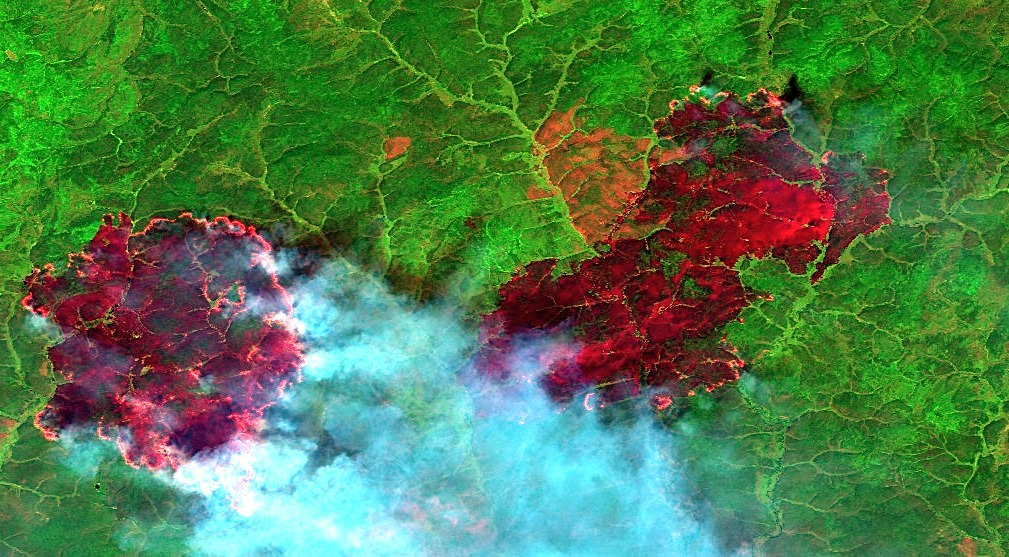
#> input picture samples/ic_imgs/1.jpg, 1009 x 557 px; its folder holds only this picture in this run
$ python show_imgs.py
#> lines starting #> are read from the running program, lines starting #| are printed output that depends on the picture; after the words box and inside, x2 and y2 are one past the last pixel; in counts of white or black regions, pixels touching at a corner belong together
### utils.py
import cv2
import numpy as np
import sys
from os import listdir
from os.path import isfile, join


# TODO
def get_files_list(file_path):
#> further down, frame is the input picture: shape (557, 1009, 3); mean B, G, R 74.7, 123.3, 78.4
    files = [join(file_path, f) for f in listdir(file_path) if isfile(join(file_path, f))]
    return files

def _find_by_color(img: np.uint8, low: tuple, high: tuple) -> (np.uint8, tuple):
    """
    _find_by_color возвращает маску и контуры объекта определенного цвета
    Находит объекты по промежуткам в пространстве HSV

    Возвращает:
    ____________
        img_mask: np.uint8 - двумерный массив маски изображения
        cont: tuple of arrays - возвращает кортеж контуров, найденных по цвету на изображении

    Атрибуты:
    _________
    img: np.uint8 -  массив изображения (цветовое пространство BGR)

    low: tuple - минимальное значение порога;  кортеж из 3-х значений, каждое значение в промежутке 0-255

    high: tuple - максимальное значение порога; кортеж из 3-х значений, каждое значение в промежутке 0-255
                        каждое значение кортежа high должно быть больше соответствующего ему по индеску кортежа low
                        high[0] > low[0], high[1] > low[1], high[2] > low[2]


    """
#> called with low = (0, 70, 70), high = (30, 255, 255)
    img_blur = cv2.blur(img, (10, 10))
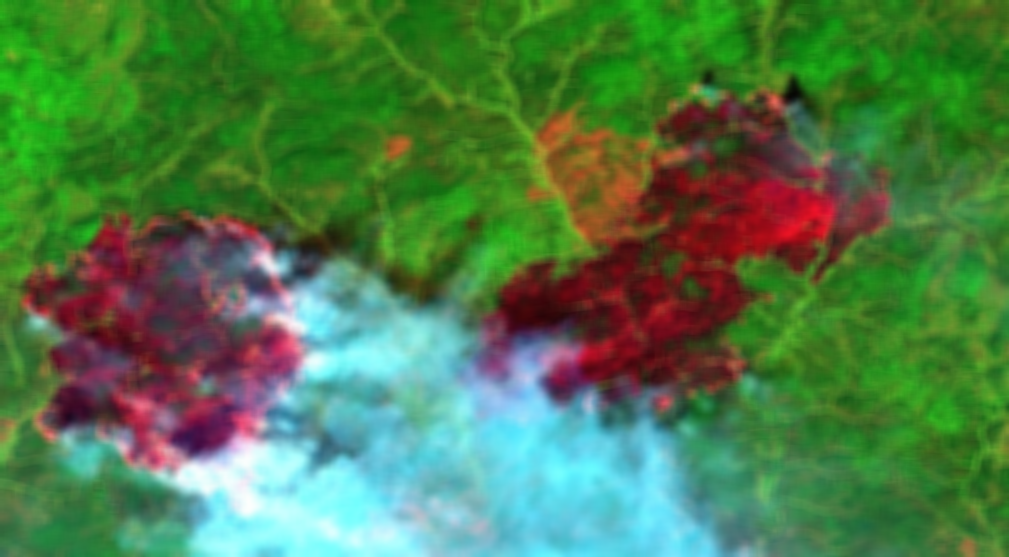
#> img_blur: shape (557, 1009, 3); mean B, G, R 74.6, 123.2, 78.3

    img_hsv = cv2.cvtColor(img_blur, cv2.COLOR_BGR2HSV )
#> img_hsv: shape (557, 1009, 3); mean H, S, V 72.8, 163.5, 138.5

    img_mask = cv2.inRange(img_hsv, low, high)
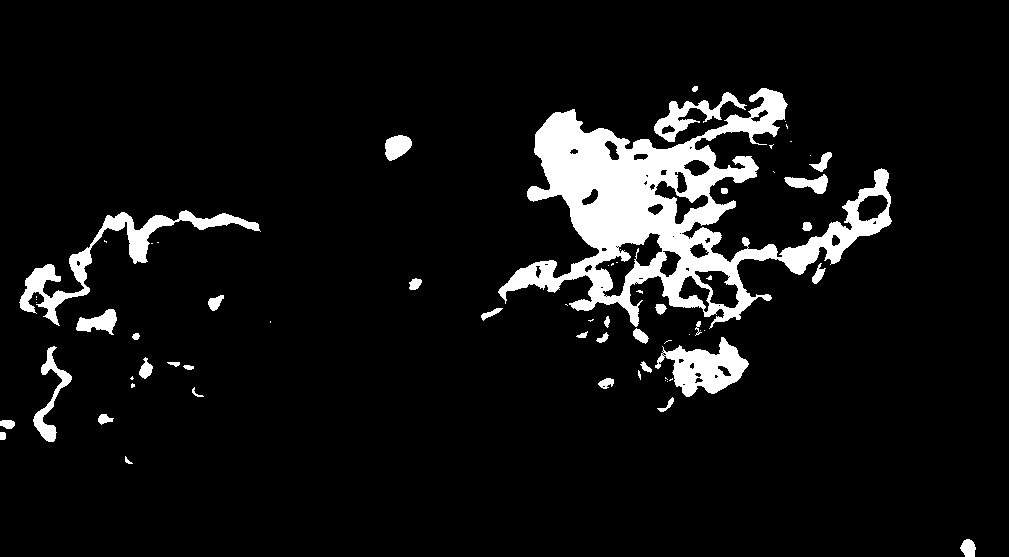
#> img_mask: shape (557, 1009); 7.6% white; 67 white regions (32 under 20 px)

    cont, h = cv2.findContours( img_mask, cv2.RETR_TREE,
                                                  cv2.CHAIN_APPROX_SIMPLE )
#> cont = 122 contours, 61 with area under 20; largest, box (x1, y1, x2, y2) and area: (498, 88, 892, 329) 34154, (19, 210, 261, 326) 3677, (655, 337, 749, 397) 2796, (594, 232, 663, 298) 1587, (654, 92, 747, 142) 1186; h = 122 rows, first 6: [1, -1, -1, -1], [2, 0, -1, -1], [3, 1, -1, -1], [4, 2, -1, -1], [5, 3, -1, -1], [6, 4, -1, -1]
    return img_mask, cont

def get_center_of_ignition(img: np.uint8) -> (np.uint8, tuple):
    return _find_by_color(img, (0,70, 70),
                                                 (50, 255, 255) )

def get_center_of_ignition_ic(img: np.uint8) -> (np.uint8, tuple):
    return _find_by_color(img, (0,70, 70),
                                                (30, 255, 255) )

def  get_smoke():
    pass

### show_imgs.py
"""
    Скрипт определения лесных пожаров на видео потоке по цвету

    Для завершения работы нажать ESC или закрыть этот терминал
    КРЕСТИК В ОКНЕ С ВИДЕО НЕ РАБОТАЕТ! ЭТО НОРМА

    Для отображения/сокрытия слоя найденных объектов нажать ПРОБЕЛ


██ ▇▇ ▆ ▅ ▄ ▃ ▂ ▁▁▁ ▂ ▃ ▄ ▅ ▆ ▇▇ █▉
▉                                 ▉
▉         made by i-sergh         ▉
▉                                 ▉
▉ https://www.github.com/i-sergh/ ▉
▍     ▐             ▐             ▐
     ▏       ▐         ▐    ▐
▏          ▏      ▏      ▏    ▏  ▏
   ▏   ▏        ▏   ▏

"""

import cv2
import numpy as np
import sys
from os import system

from utils import  get_center_of_ignition_ic,  get_files_list

print(sys.path)

system('color a')
system('cls')
print(__doc__)

PATH = 'samples/ic_imgs/'

imgs_list  = get_files_list(PATH)
print(imgs_list)
if imgs_list == []:
    print('err: images reading error!\nno images in the path ' +  sys.path[0] + '\\' + '\\'.join(PATH.split('/')), file=sys.stderr)

IMG_COUNTER = 0

frame = cv2.imread( imgs_list[IMG_COUNTER] )
print(imgs_list[IMG_COUNTER] + ' is opened')
SHOW_FIRE_LAYER = True


#frame = np.zeros((100, 100, 3), dtype = np.uint8())

while True:

    ERR_COUNTER = 0

    mask, cont = get_center_of_ignition_ic(frame)

    if SHOW_FIRE_LAYER:
        frame[mask==255] = (0,255,255)
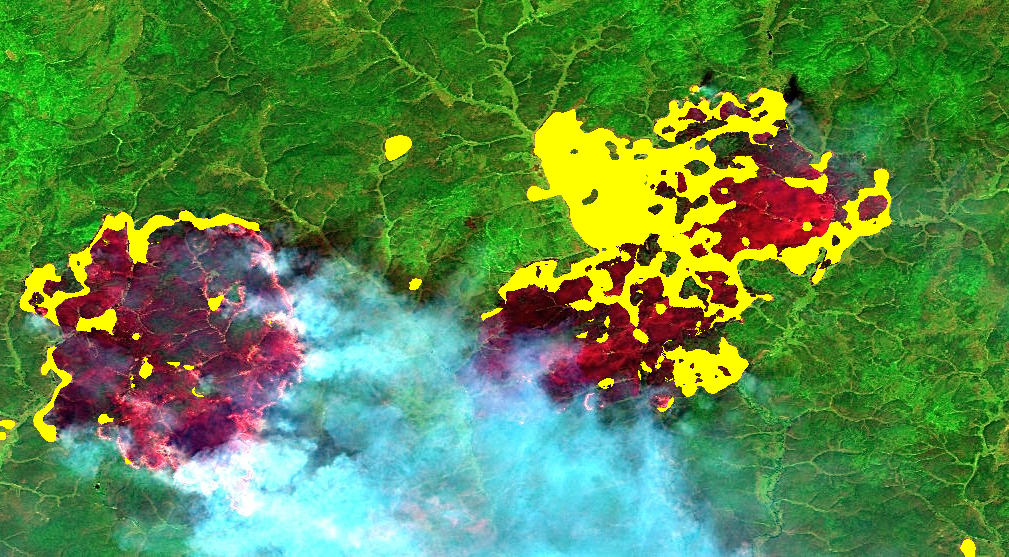
#> frame: shape (557, 1009, 3); 7.6% of pixels changed, all inside (x1, y1, x2, y2) = (0, 86, 976, 557)

    cv2.imshow('forest fire', frame)
    #cv2.imshow('forest fire mask', mask)

    key = cv2.waitKey(1)
#> (key e is pressed here)

    if key == 27:
        break
    if key == 32:
        SHOW_FIRE_LAYER = not SHOW_FIRE_LAYER
        frame = cv2.imread( imgs_list[IMG_COUNTER] )
        print(imgs_list[IMG_COUNTER] + ' is opened')
    if key == ord('e'):
        IMG_COUNTER += 1
        if IMG_COUNTER == len(imgs_list):
            IMG_COUNTER = 0
        frame = cv2.imread( imgs_list[IMG_COUNTER] )
        print(imgs_list[IMG_COUNTER] + ' is opened')
    if key == ord('q'):
        IMG_COUNTER -= 1
        if IMG_COUNTER < 0:
            IMG_COUNTER = len(imgs_list) - 1
        print(IMG_COUNTER)
        frame = cv2.imread( imgs_list[IMG_COUNTER] )
        print(imgs_list[IMG_COUNTER] + ' is opened')

cv2.destroyAllWindows()

$ run again, on samples/ic_imgs/2.jpg
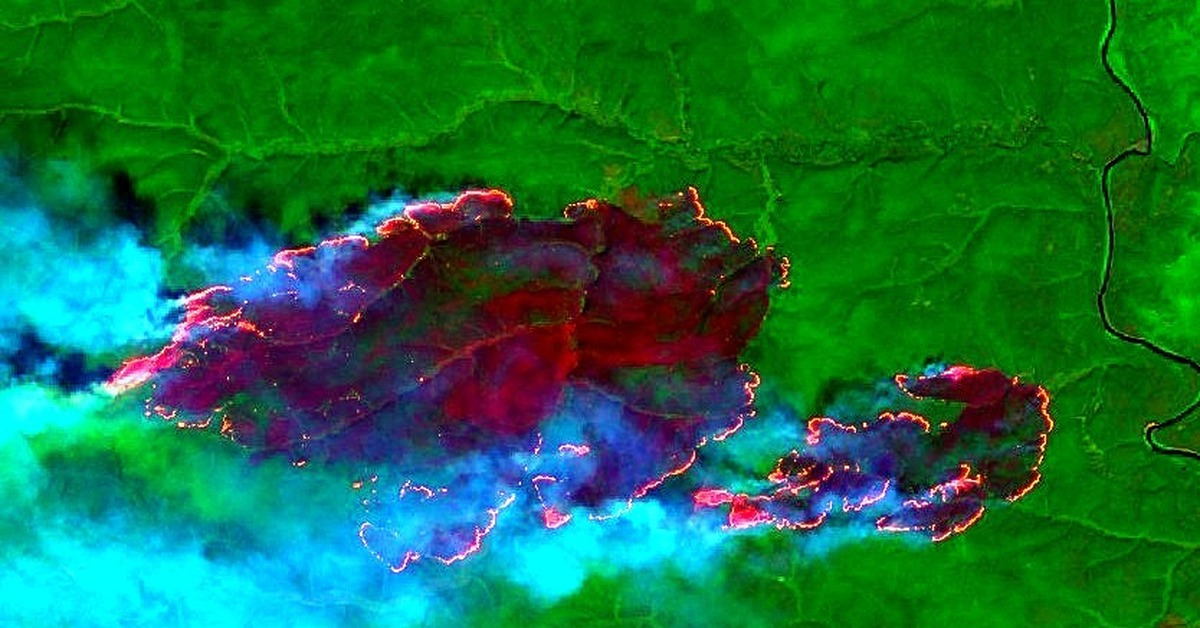
#> input picture samples/ic_imgs/2.jpg, 1200 x 628 px
#> frame is the input picture: shape (628, 1200, 3); mean B, G, R 63.6, 111, 22.6
#> img_hsv: shape (628, 1200, 3); mean H, S, V 79.2, 225.7, 128.7
#> in _find_by_color, `img_mask = cv2.inRange(img_hsv, low, high)`:
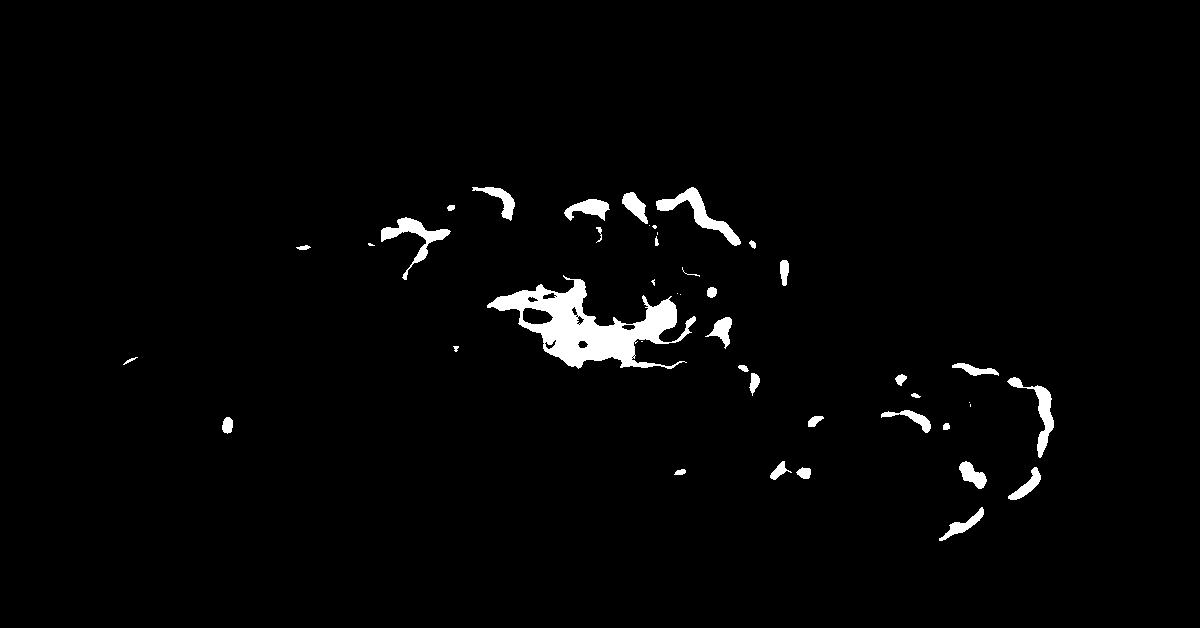
#> img_mask: shape (628, 1200); 2.1% white; 43 white regions (10 under 20 px)
#> in _find_by_color, `cont, h = cv2.findContours( img_mask, cv2.RETR_TREE, cv2.CHAIN_APPROX_..`: cont = 57 contours, 20 with area under 20; largest, box (x1, y1, x2, y2) and area: (487, 275, 696, 369) 7566, (656, 187, 741, 246) 1078, (381, 217, 451, 280) 892, (1007, 377, 1054, 458) 772, (564, 199, 610, 221) 490; h = 57 rows, first 6: [1, -1, -1, -1], [2, 0, -1, -1], [3, 1, -1, -1], [4, 2, -1, -1], [5, 3, -1, -1], [6, 4, -1, -1]
#> `frame[mask==255] = (0,255,255)`:
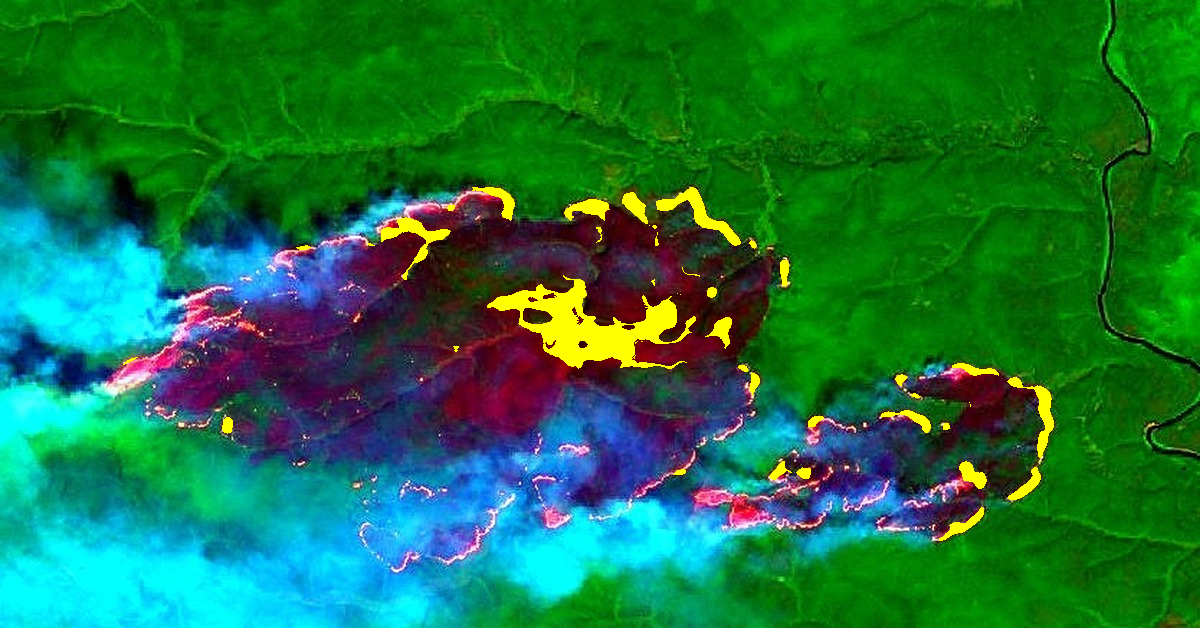
#> frame: shape (628, 1200, 3); 2.07% of pixels changed, all inside (x1, y1, x2, y2) = (123, 187, 1054, 541)
